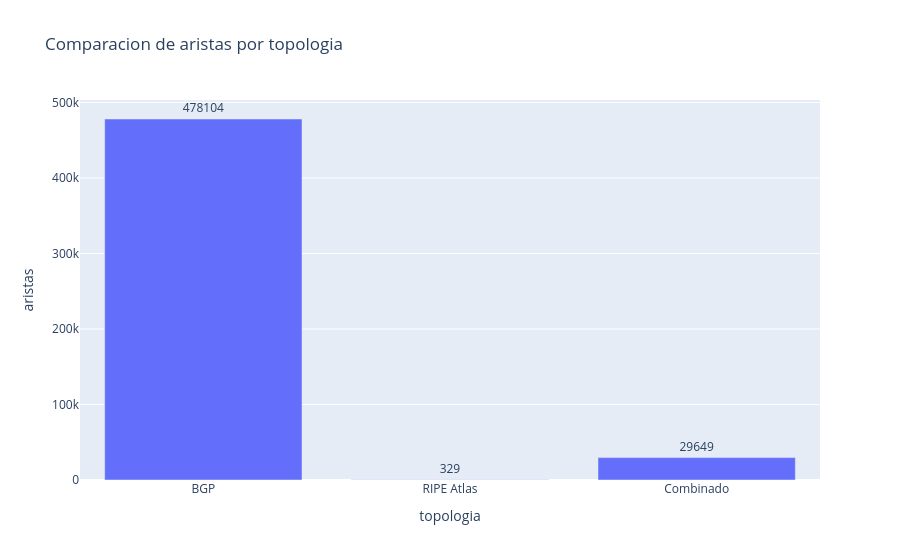

The notebook cell saved with this chart:
### Markdown cell above
### 8) Grafico: Comparacion de aristas por topologia

### Code cell
edges_df = pd.DataFrame({
    'topologia': ['BGP', 'RIPE Atlas', 'Combinado'],
    'aristas': [len(bgp_edges), len(ripe_edges), len(merged_edges)]
})
fig_edges = px.bar(edges_df, x='topologia', y='aristas', text='aristas', title='Comparacion de aristas por topologia')
fig_edges.update_traces(textposition='outside')
fig_edges.show()

### Figure 1 — Plotly figure (JSON) as saved in the notebook; plotly's stock layout.template omitted (floating-point values rounded to 4 significant figures)
{"data": [{"hovertemplate": "topologia=%{x}<br>aristas=%{text}<extra></extra>", "legendgroup": "", "marker": {"color": "#636efa", "pattern": {"shape": ""}}, "name": "", "orientation": "v", "showlegend": false, "text": [478100.0, 329.0, 29650.0], "textposition": "outside", "type": "bar", "x": ["BGP", "RIPE Atlas", "Combinado"], "xaxis": "x", "y": [478104, 329, 29649], "yaxis": "y"}], "layout": {"barmode": "relative", "legend": {"tracegroupgap": 0}, "title": {"text": "Comparacion de aristas por topologia"}, "xaxis": {"anchor": "y", "domain": [0, 1], "title": {"text": "topologia"}}, "yaxis": {"anchor": "x", "domain": [0, 1], "title": {"text": "aristas"}}}}
